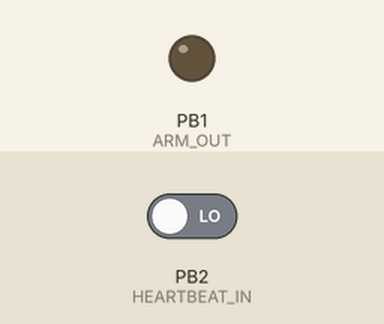
Simulated run of this program. Board: ATtiny85, built with avr-gcc and run on an emulated ATtiny85. Parts: output pins drawn as LEDs (lit = HIGH). Inputs (shaded band) come from the test bench; at power-on: PB2 (HEARTBEAT_IN) LOW.

Above: at 1.2 s.
1.3 s: PB2 (HEARTBEAT_IN) driven HIGH
At 2.6 s:
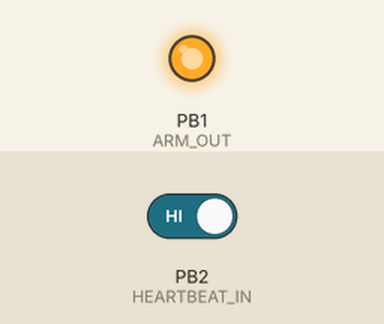
4.3 s: PB2 (HEARTBEAT_IN) driven LOW
At 7.5 s:
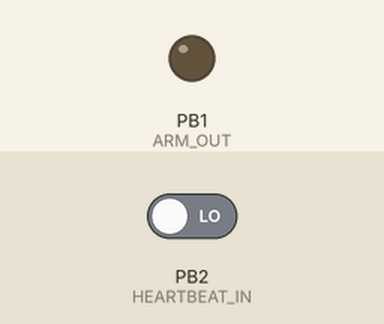
Timing chart, 0 to 9.0 s (numbered marks = the images above; inputs shaded):
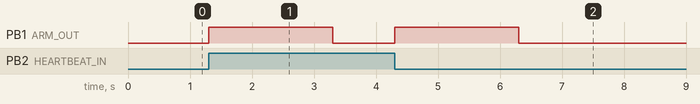

Measured:
- after the input at 1.3 s, PB1 (ARM_OUT): LOW → HIGH at once, → LOW 2.0 s later
- after the input at 4.3 s, PB1 (ARM_OUT): LOW → HIGH at once, → LOW 2.0 s later

The program:

main.cpp
```cpp
#include <Arduino.h>
#include "../core/watchdog_trip.h"

// Tinkle — ATtiny85 safety watchdog. Independent fail-dry backstop (#5.1).
//
// It arms the SAFETY RELAY (normally-open, energize-to-pass) that feeds the armed
// 24V to the PUMP — the water source (there is no master valve, DEC-012). The
// ATtiny never commands anything — it can only gate the pump's power. Drop ARM and
// the pump dies → no source → no water, whatever the valves do. This is the
// hardware stand-in for the human who used to watch the hose.
//
// All decision logic lives in ../core/watchdog_trip.h, compiled identically into
// the native test runner (DEC-016) — this sketch is just pins + polling. The
// ENCODING is documented there: heartbeat present == pump commanded; ARM held only
// while edges arrive within HB_TIMEOUT_MS and armed time < HARD_MAX_RUNTIME (timed
// on THIS chip's clock, never the ESP32's); TRIPPED asserts only on the
// HARD_MAX_RUNTIME lockout and self-releases after the heartbeat goes quiet.
//
// PINS (this header is the §9 source of truth for the ATtiny side; the wiring doc
// assigns only the ESP32 half — GPIO4 heartbeat out, GPIO36 trip in):
//   PB2 (phys 7)  HEARTBEAT_IN  <- ESP32 GPIO4. 3.3 V swing: at Vcc = 5 V that is
//                 marginal against the 0.6*Vcc AVR V_IH — run the ATtiny at 3.3 V
//                 (8 MHz internal is in spec) or level-shift. Bench-confirm.
//   PB1 (phys 6)  ARM_OUT       -> safety-relay driver, active HIGH. The driver
//                 base/gate needs an external pulldown so the relay stays open
//                 while this pin is Hi-Z during reset (fail dry through reboot).
//   PB0 (phys 5)  TRIPPED_OUT   -> ESP32 GPIO36, ACTIVE LOW, open-drain emulated:
//                 released = pin as INPUT (Hi-Z; the ESP32-side 10k pull-up idles
//                 the line HIGH), asserted = OUTPUT driving LOW. Never drives
//                 HIGH, so a 5 V ATtiny can't overvolt the 3.3 V input — and an
//                 absent/unpowered ATtiny reads "not tripped" (the line is
//                 informational; the relay is the safety).

namespace {

constexpr uint8_t HEARTBEAT_IN = PB2;
constexpr uint8_t ARM_OUT      = PB1;
constexpr uint8_t TRIPPED_OUT  = PB0;

// §15 defaults: 2 s timeout, 30 min ceiling. NOTE: the esp32-side #101 static_assert checks the
// inter-run heartbeat gap against this struct's DEFAULT hbTimeoutMs — if you override hbTimeoutMs
// here, update that assert (esp32/main.cpp) too, or it silently checks a stale value.
const tinkle::WatchdogTrip::Config cfg;
tinkle::WatchdogTrip trip(cfg);

void writeTripped(bool asserted) {
    if (asserted) {
        digitalWrite(TRIPPED_OUT, LOW);   // level before mode: no HIGH glitch
        pinMode(TRIPPED_OUT, OUTPUT);
    } else {
        pinMode(TRIPPED_OUT, INPUT);      // Hi-Z; ESP32-side pull-up = released
    }
}

} // namespace

void setup() {
    // De-assert ARM first thing — fail-dry on every reset.
    digitalWrite(ARM_OUT, LOW);
    pinMode(ARM_OUT, OUTPUT);
    writeTripped(false);
    pinMode(HEARTBEAT_IN, INPUT);
    trip.begin(digitalRead(HEARTBEAT_IN) == HIGH, millis());
}

void loop() {
    trip.tick(digitalRead(HEARTBEAT_IN) == HIGH, millis());
    digitalWrite(ARM_OUT, trip.armed() ? HIGH : LOW);
    writeTripped(trip.tripped());
}
```
